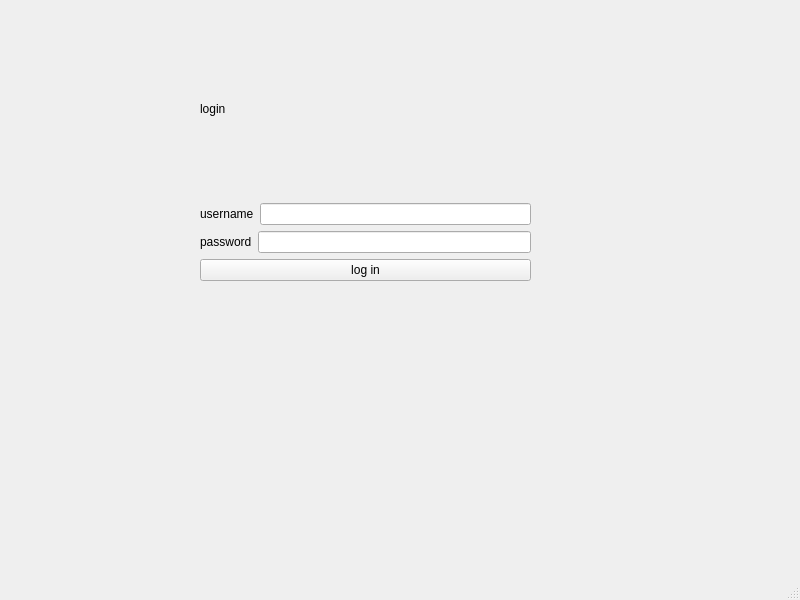
<?xml version="1.0" encoding="UTF-8"?>
<ui version="4.0">
 <class>MainWindow</class>
 <widget class="QMainWindow" name="MainWindow">
  <property name="geometry">
   <rect>
    <x>0</x>
    <y>0</y>
    <width>800</width>
    <height>600</height>
   </rect>
  </property>
  <property name="windowTitle">
   <string>MainWindow</string>
  </property>
  <widget class="QWidget" name="centralwidget">
   <widget class="QWidget" name="">
    <property name="geometry">
     <rect>
      <x>200</x>
      <y>20</y>
      <width>331</width>
      <height>261</height>
     </rect>
    </property>
    <layout class="QVBoxLayout" name="verticalLayout">
     <item>
      <widget class="QLabel" name="label_3">
       <property name="styleSheet">
        <string notr="true">font: 20pt &quot;Segoe Print&quot;;</string>
       </property>
       <property name="text">
        <string>login</string>
       </property>
      </widget>
     </item>
     <item>
      <layout class="QHBoxLayout" name="horizontalLayout">
       <item>
        <widget class="QLabel" name="label">
         <property name="text">
          <string>username</string>
         </property>
         <property name="buddy">
          <cstring>lineEdit_username</cstring>
         </property>
        </widget>
       </item>
       <item>
        <widget class="QLineEdit" name="lineEdit_username"/>
       </item>
      </layout>
     </item>
     <item>
      <layout class="QHBoxLayout" name="horizontalLayout_2">
       <item>
        <widget class="QLabel" name="label_2">
         <property name="text">
          <string>password</string>
         </property>
         <property name="buddy">
          <cstring>lineEdit_password</cstring>
         </property>
        </widget>
       </item>
       <item>
        <widget class="QLineEdit" name="lineEdit_password"/>
       </item>
      </layout>
     </item>
     <item>
      <widget class="QPushButton" name="pushButton">
       <property name="styleSheet">
        <string notr="true">font: 11pt &quot;Sitka Subheading&quot;;</string>
       </property>
       <property name="text">
        <string>log in</string>
       </property>
      </widget>
     </item>
    </layout>
   </widget>
  </widget>
  <widget class="QMenuBar" name="menubar">
   <property name="geometry">
    <rect>
     <x>0</x>
     <y>0</y>
     <width>800</width>
     <height>21</height>
    </rect>
   </property>
  </widget>
  <widget class="QStatusBar" name="statusbar"/>
 </widget>
 <resources/>
 <connections/>
</ui>
